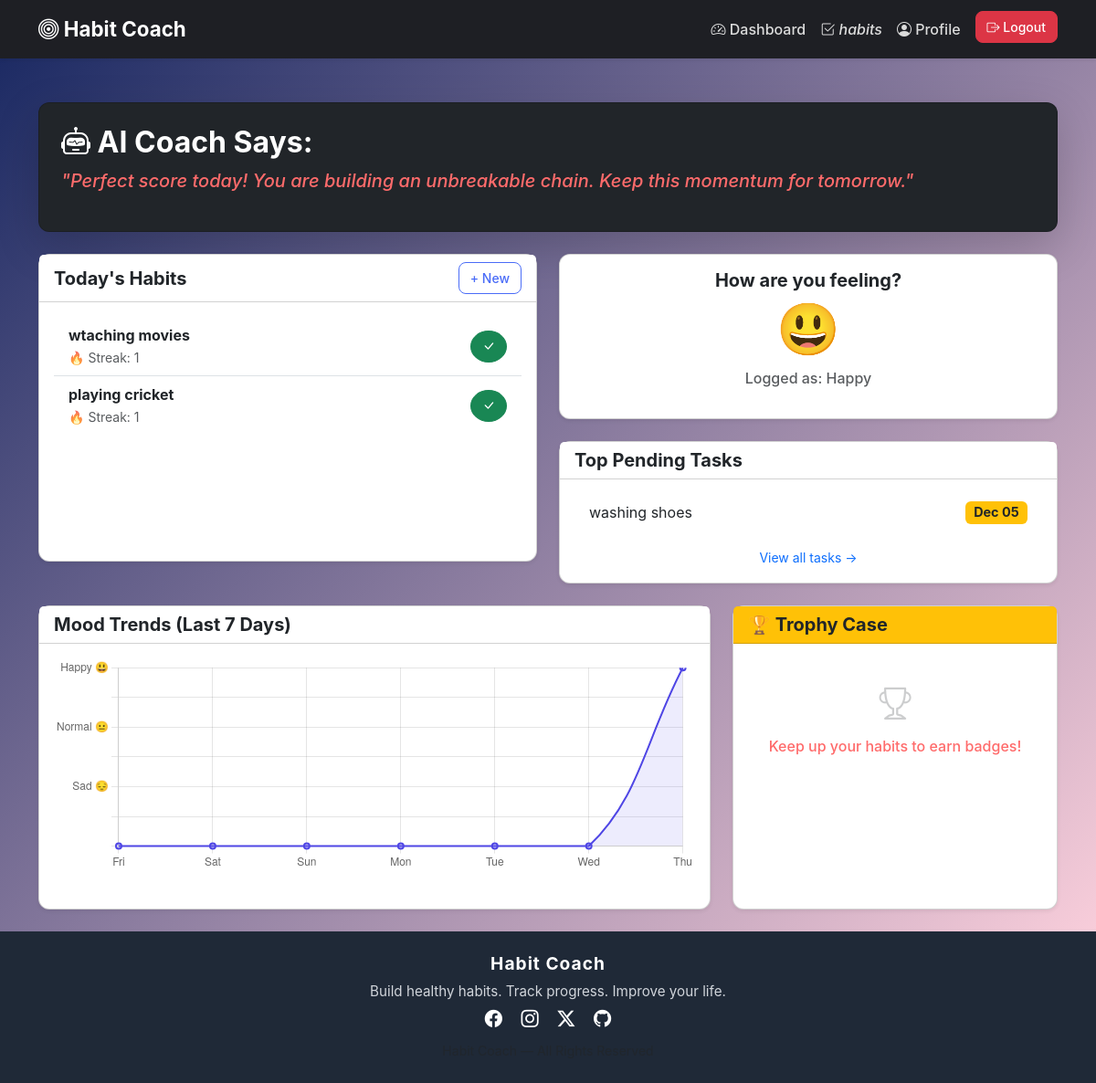
The page /dashboard/ (signed in) on the database its author committed.
### habits/models.py (models this page shows, shortened)
class Habit(models.Model):
    user = models.ForeignKey(User, on_delete=models.CASCADE)
    name = models.CharField(max_length=200)
    category = models.CharField(max_length=100, blank=True)
    created_at = models.DateTimeField(auto_now_add=True)
    def current_streak(self):
        today = timezone.now().date()
        streak = 0
        delta = 0
        while True:
            check_date = today - timedelta(days=delta)
            record = self.habitrecord_set.filter(date=check_date, completed=True).first()
            if record:
                streak += 1
            else:
                break
            delta += 1
        return streak

class HabitRecord(models.Model):
    habit = models.ForeignKey(Habit, on_delete=models.CASCADE)
    date = models.DateField()
    completed = models.BooleanField(default=False)

### mood/models.py (models this page shows, shortened)
class Mood(models.Model):
    MOOD_CHOICES = [
        ('Happy', 'Happy'),
        ('Normal', 'Normal'),
        ('Sad', 'Sad')
    ]
    user = models.ForeignKey(User, on_delete=models.CASCADE)
    mood = models.CharField(max_length=10, choices=MOOD_CHOICES)
    date = models.DateField()

### tasks/models.py (models this page shows, shortened)
class Task(models.Model):
    user = models.ForeignKey(User, on_delete=models.CASCADE)
    title = models.CharField(max_length=200)
    deadline = models.DateField()
    priority = models.CharField(max_length=20)
    completed = models.BooleanField(default=False)

### habitcoach/views.py (the view)
# urls.py: path('dashboard/', views.dashboard_view, name='dashboard'), # Add this line
@login_required
def dashboard_view(request):
    user = request.user
    today = timezone.now().date()
    habits = Habit.objects.filter(user=user)
    habit_data = []
    for habit in habits:
        is_completed = HabitRecord.objects.filter(habit=habit, date=today, completed=True).exists()
        habit_data.append({
            'habit': habit,
            'completed': is_completed
        })
    try:
        todays_mood = Mood.objects.get(user=user, date=today)
    except Mood.DoesNotExist:
        todays_mood = None
    tasks = Task.objects.filter(user=user, completed=False).order_by('deadline')[:3]
    ai_advice = get_ai_recommendation(user, todays_mood)
    badges = Badge.objects.filter(user=user).order_by('-earned_on')
    dates = []
    mood_scores = []
    for i in range(6, -1, -1):
        d = today - timedelta(days=i)
        dates.append(d.strftime("%a")) # Mon, Tue, etc.
        mood_entry = Mood.objects.filter(user=user, date=d).first()
        if mood_entry:
            if mood_entry.mood == 'Happy': score = 3
            elif mood_entry.mood == 'Normal': score = 2
            else: score = 1 # Sad
        else:
            score = 0 # No entry
        mood_scores.append(score)
    context = {
        'habit_data': habit_data,
        'todays_mood': todays_mood,
        'tasks': tasks,
        'ai_advice': ai_advice,
        'badges': badges,       # Pass badges
        'chart_dates': dates,   # Pass chart dates
        'chart_moods': mood_scores, # Pass chart data
    }
    return render(request, 'dashboard.html', context)

### templates/dashboard.html (shortened to what this page needs)
{% extends 'base.html' %}
{% load static %}
{% block content %}
<div class="container mt-4">
    <div class="card bg-dark text-white shadow-lg mb-4">
        <div class="card-body p-4">
            <h2 class="fw-bold"><i class="bi bi-robot"></i> AI Coach Says:</h2>
            <p class="lead fst-italic">"{{ ai_advice }}"</p>
        </div>
    </div>
    <div class="row">
        <div class="col-md-6 mb-4">
            <div class="card shadow-sm h-100">
                <div class="card-header bg-white d-flex justify-content-between align-items-center">
                    <h5 class="mb-0 fw-bold">Today's Habits</h5>
                    <a href="{% url 'add_habit' %}" class="btn btn-sm btn-outline-primary">+ New</a>
                </div>
                <div class="card-body">
                    {% if habit_data %}
                        <div class="list-group list-group-flush">
                            {% for item in habit_data %}
                            <div class="list-group-item d-flex justify-content-between align-items-center">
                                <div>
                                    <span class="fw-bold">{{ item.habit.name }}</span>
                                    <br>
                                    <small class="text-muted">🔥 Streak: {{ item.habit.current_streak }}</small>
                                </div>
                                {% if item.completed %}
                                    <a href="{% url 'toggle_habit' item.habit.id %}" class="btn btn-success btn-sm rounded-circle">
                                        <i class="bi bi-check-lg"></i>
                                    </a>
                                {% else %}
                                    <a href="{% url 'toggle_habit' item.habit.id %}" class="btn btn-outline-secondary btn-sm rounded-circle">
                                        <i class="bi bi-circle"></i>
                                    </a>
                                {% endif %}
                            </div>
                            {% endfor %}
                        </div>
                    {% else %}
                        <p class="text-muted text-center my-3">No habits tracked yet.</p>
                    {% endif %}
                </div>
            </div>
        </div>
        <div class="col-md-6">
            <div class="card shadow-sm mb-4">
                <div class="card-body text-center">
                    <h5 class="fw-bold">How are you feeling?</h5>
                    {% if todays_mood %}
                        <div class="display-4 my-2">
                            {% if todays_mood.mood == 'Happy' %} 😃
                            {% elif todays_mood.mood == 'Sad' %} 😔
                            {% else %} 😐 {% endif %}
                        </div>
                        <p class="text-muted">Logged as: {{ todays_mood.mood }}</p>
                    {% else %}
                        <p class="text-muted">You haven't logged your mood today.</p>
                        <a href="{% url 'mood_home' %}" class="btn btn-outline-info btn-sm">Log Mood</a>
                    {% endif %}
                </div>
            </div>
            <div class="card shadow-sm">
                <div class="card-header bg-white">
                    <h5 class="mb-0 fw-bold">Top Pending Tasks</h5>
                </div>
                <div class="card-body">
                    {% if tasks %}
                        <ul class="list-group list-group-flush">
                            {% for task in tasks %}
                                <li class="list-group-item d-flex justify-content-between align-items-center">
                                    {{ task.title }}
                                    <span class="badge bg-warning text-dark">{{ task.deadline|date:"M d" }}</span>
                                </li>
                            {% endfor %}
                        </ul>
                    {% else %}
                        <p class="text-muted text-center my-3">No pending tasks!</p>
                    {% endif %}
                    <div class="text-center mt-3">
                        <a href="{% url 'task_home' %}" class="text-decoration-none small">View all tasks →</a>
                    </div>
                </div>
            </div>
        </div>
    </div>
    <div class="row mt-4">
        <div class="col-md-8">
            <div class="card shadow-sm h-100 mb-4">
                <div class="card-header bg-white">
                    <h5 class="fw-bold mb-0">Mood Trends (Last 7 Days)</h5>
                </div>
                <div class="card-body">
                    <canvas id="moodChart" height="100"></canvas>
                </div>
            </div>
        </div>
        <div class="col-md-4">
            <div class="card shadow-sm h-100">
                <div class="card-header bg-warning text-dark">
                    <h5 class="fw-bold mb-0">🏆 Trophy Case</h5>
                </div>
                <div class="card-body text-center">
                    {% if badges %}
                        <div class="row">
                            {% for badge in badges %}
                            <div class="col-6 mb-3">
                                <i class="bi bi-award-fill text-warning" style="font-size: 2rem;"></i>
                                <p class="small fw-bold mb-0">{{ badge.name }}</p>
                                <small class="text-muted" style="font-size: 0.7rem;">{{ badge.earned_on }}</small>
                            </div>
                            {% endfor %}
                        </div>
                    {% else %}
                        <div class="text-muted py-4">
                            <i class="bi bi-trophy" style="font-size: 2.2rem; opacity: 0.3;"></i>
                            <p class="mt-2">Keep up your habits to earn badges!</p>
                        </div>
                    {% endif %}
                </div>
            </div>
        </div>
    </div>
</div>
<script>
    const ctx = document.getElementById('moodChart').getContext('2d');
    const moodChart = new Chart(ctx, {
        type: 'line',
        data: {
            labels: {{ chart_dates|safe }},
            datasets: [{
                label: 'Mood Level',
                data: {{ chart_moods|safe }},
                borderColor: '#4f46e5',
                backgroundColor: 'rgba(79, 70, 229, 0.1)',
                borderWidth: 2,
                tension: 0.4,
                fill: true
            }]
        },
        options: {
            scales: {
                y: {
                    beginAtZero: true,
                    max: 3,
                    ticks: {
                        callback: function(value) {
                            if(value === 3) return 'Happy 😃';
                            if(value === 2) return 'Normal 😐';
                            if(value === 1) return 'Sad 😔';
                            return '';
                        }
                    }
                }
            },
            plugins: {
                legend: { display: false }
            }
        }
    });
</script>
{% endblock %}

### accounts/templates/base.html (shortened to what this page needs)
 {% load static %}
 <!DOCTYPE html>
<html lang="en">
<head>
    <link href="https://cdn.jsdelivr.net/npm/bootstrap@5.3.0/dist/css/bootstrap.min.css" rel="stylesheet">
    <link rel="stylesheet" href="https://cdn.jsdelivr.net/npm/bootstrap-icons@1.11.3/font/bootstrap-icons.css">
    <link rel="stylesheet" href="{% static 'css/style.css' %}">
</head>
<body>
<nav class="navbar navbar-expand-lg navbar-custom shadow-sm">
    <div class="container">
        <a class="navbar-brand fw-bold" href="{% url 'home' %}">
            <i class="bi bi-bullseye"></i> Habit Coach
        </a>
        <div class="collapse navbar-collapse" id="navbarContent">
            <ul class="navbar-nav ms-auto">
                {% if user.is_authenticated %}
                    <li class="nav-item">
                        <a class="nav-link" href="{% url 'dashboard' %}">
                        <i class="bi bi-speedometer2"></i> Dashboard
                    </a>
                    <li class="nav-item">
                        <a class="nav-link" href="{% url 'habits' %}">
                                <i class="bi bi-check2-square"> habits</i>
                        </a>
                    </li>
                    <li class="nav-item">
                        <a class="nav-link" href="{% url 'profile' %}">
                            <i class="bi bi-person-circle"></i> Profile
                        </a>
                    </li>
                    <li class="nav-item ms-2">
                        <a class="btn btn-danger btn-sm" href="{% url 'logout' %}">
                            <i class="bi bi-box-arrow-right"></i> Logout
                        </a>
                    </li>
                {% endif %}
            </ul>
        </div>
    </div>
</nav>
<div class="content-area py-4">
    {% block content %}{% endblock %}
</div>
<footer class="footer mt-auto py-4">
    <div class="container text-center">
        <h6 class="fw-bold mb-2">Habit Coach</h6>
        <p class="footer-text mb-1">Build healthy habits. Track progress. Improve your life.</p>
        <div class="social-links mb-2">
            <a href="#" class="social-icon"><i class="bi bi-facebook"></i></a>
            <a href="#" class="social-icon"><i class="bi bi-instagram"></i></a>
            <a href="#" class="social-icon"><i class="bi bi-twitter-x"></i></a>
            <a href="#" class="social-icon"><i class="bi bi-github"></i></a>
        </div>
        <small class="text-muted"> Habit Coach — All Rights Reserved</small>
    </div>
</footer>
</body>
</html>

### static/css/style.css (style rules this page uses)
body { background: #f8f9fa; font-family: "Inter", sans-serif; margin: 0; padding: 0; }
.navbar-custom { background: #1e1f24; padding: 10px 0; }
.navbar-custom .navbar-brand { color: #fff !important; font-size: 1.4rem; }
.navbar-custom .nav-link { color: #dcdcdc !important; font-weight: 500; transition: 0.3s; }
.content-area { min-height: calc(100vh - 80px); background: linear-gradient(135deg, #1d2b64, #f8cdda); }
.btn { border-radius: 8px; padding: 8px 14px; font-weight: 500; }
.btn-sm { padding: 6px 12px; }
.footer { background: #1f2937; color: #ffffff; text-align: center; padding: 30px 0; margin-top: 50px; }
.footer h6 { font-size: 1.2rem; letter-spacing: 1px; }
.footer-text { font-size: 0.95rem; color: #d1d5db; }
.social-links { margin-bottom: 10px; }
.social-icon { color: #ffffff; font-size: 1.2rem; margin: 0 8px; transition: 0.3s ease; }
.card { border-radius: 12px; transition: transform 0.2s; }
.badge { font-size: 0.9rem; }
.btn-outline-primary { border-color: #4a6cf7; color: #4a6cf7; }
.card p { font-weight: 500; color: #ff6b6b; }

### rows shown on the page
Habit: habit.name "wtaching movies", habit.current_streak "1"
Habit: habit.name "playing cricket", habit.current_streak "1"
Mood: mood "Happy"
Task: title "washing shoes", deadline "Dec 05"

### other values the page prints
{{ ai_advice }} "Perfect score today! You are building an unbreakable chain. Keep this momentum for tomorrow."
chart data {{ chart_moods|safe }} [0, 0, 0, 0, 0, 0, 3]
